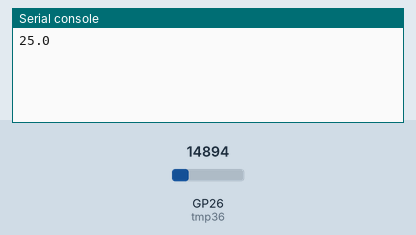
The program below on a simulated Raspberry Pi Pico running MicroPython. On the bench: the last lines printed to the serial console. Inputs (shaded band) come from the test bench; at power-on: GP26 (tmp36) = 14894 (analog values on the 0–65535 scale).

Above: at 1.2 s.
1.3 s: GP26 (tmp36) set to 16085
At 6.3 s:
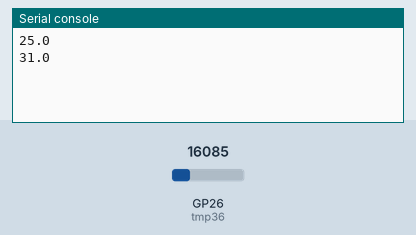
7.3 s: GP26 (tmp36) set to 17128
At 11.3 s:
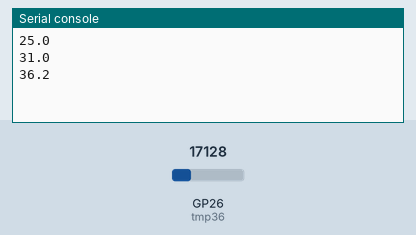
Timing chart, 0 to 12.8 s (numbered marks = the images above; inputs shaded):
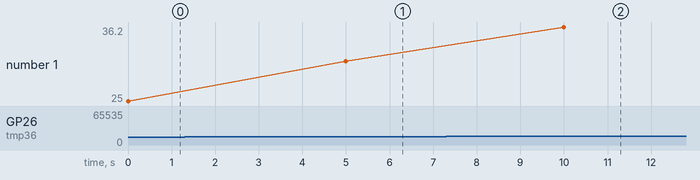

The program:

TMP36.py
```python
################################
# TMP36 temperature sensor Tests on the RPi Pico
# Author: Dharmendra Kumar Yadav
################################
#
from machine import ADC
from time import sleep

adcpin = 26
tmp36 = ADC(adcpin)

while True:
    adc_value = tmp36.read_u16()
    volt = (3.3/65535)*adc_value
    degC = (100*volt)-50
    print(round(degC, 1))
    sleep(5)
```

Measured:
- after the input at 1.3 s, the serial console: prints a new line after 3.7 s (image 1)
- after the input at 7.3 s, the serial console: prints a new line after 2.7 s (image 2)
- plotted number 1: 25 → 31 after the input at 1.3 s, 31 → 36.2 after the input at 7.3 s
